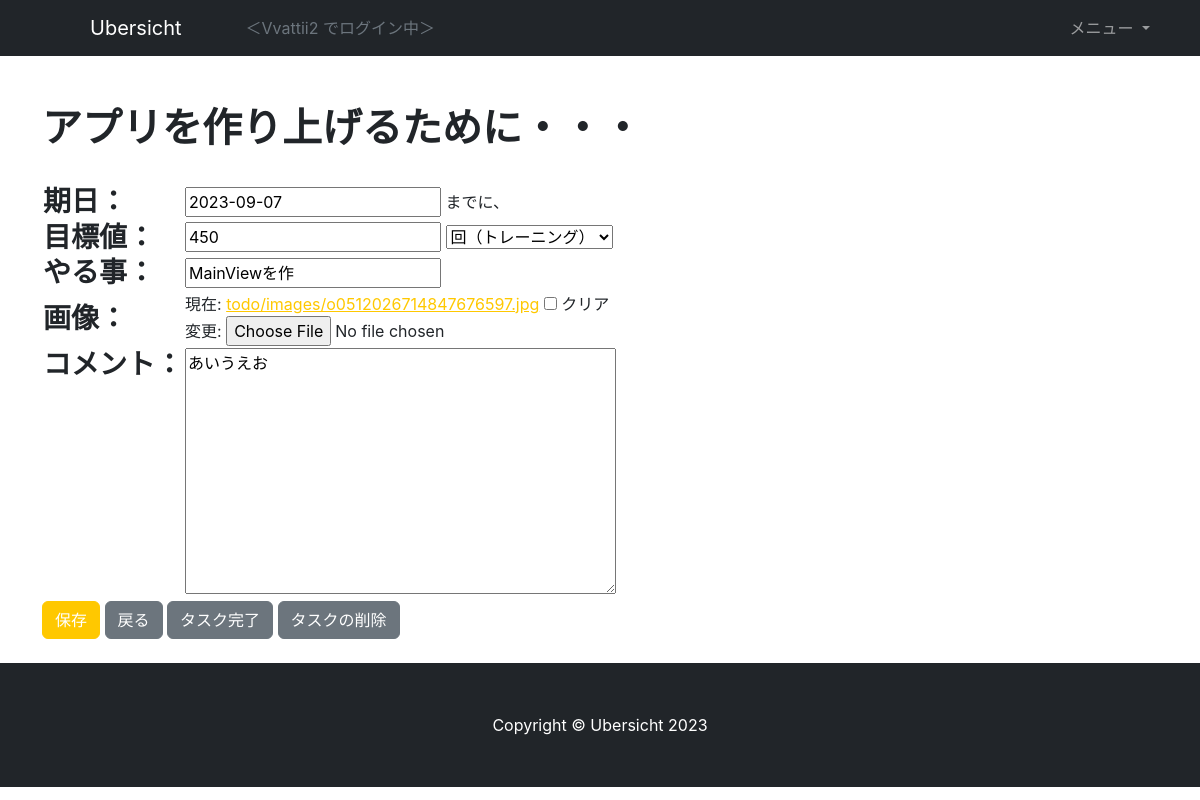
/todo_config/1 (signed in), run on an earlier commit of the app's database.
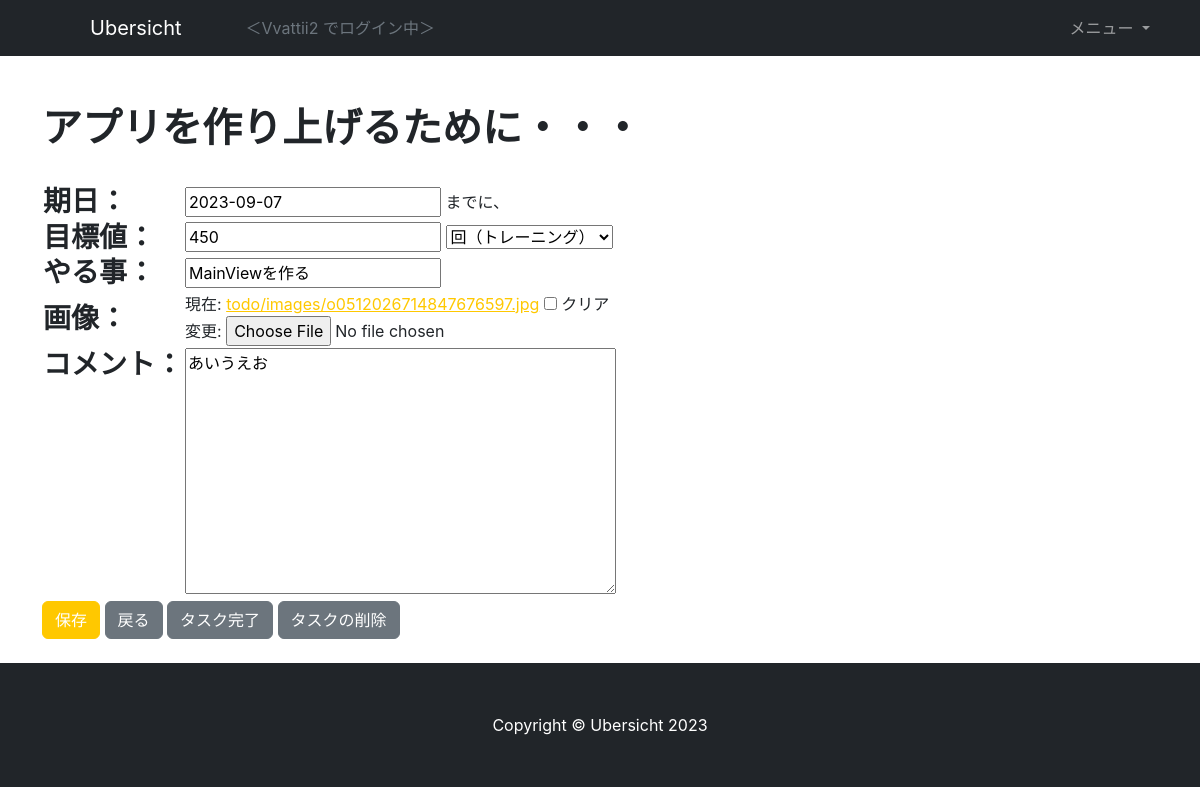
And on a later commit of the database.
### todo/models.py (models this page shows, shortened)
class Todos(models.Model):
    goal = models.ForeignKey(Goals, on_delete=models.CASCADE)
    title = models.CharField(verbose_name='タイトル', max_length=50)
    from_date = models.DateField(verbose_name='作成日', auto_now_add=True)
    until_date = models.DateField(verbose_name='期日', null=True, blank=True)
    image = models.ImageField(verbose_name='画像', null=True, blank=True,
                            upload_to='todo/images/')
    timer = models.IntegerField(verbose_name='タイマー', null=True, blank=True)
    amount = models.IntegerField(verbose_name='合計', null=True, blank=True)
    type = models.CharField(verbose_name='タイプ', default='task', max_length=20,
                            choices=TypeChoices.choices)
    current = models.IntegerField(verbose_name='進捗', default=0)
    memo = models.TextField(verbose_name='メモ', null=True, blank=True)
    state = models.IntegerField(verbose_name='状態', default=1)

### todo/views.py (the view)
# urls.py: path('todo_config/<int:pk>', TodoConfigView.as_view(), name='todo_config'),
@method_decorator(login_required, name='dispatch')
class TodoConfigView(TodoFormBaseView, UpdateView):
    def get_context_data(self, **kwargs: Any) -> Dict[str, Any]:
        context = super().get_context_data(**kwargs)
        context['update'] = True
        return context
    def get_object(self, queryset: QuerySet[Any] | None = ...):
        return Todos.objects.get(pk=self.kwargs['pk'])

### todo/forms.py
class TodoForm(forms.ModelForm):
    class Meta:
        model = Todos
        fields = ['title', 'until_date', 'amount', 'type', 'image', 'timer', 'memo']

### todo/views.py (called while the page is built)
    def get_context_data(self, **kwargs: Any) -> Dict[str, Any]:
        context = super().get_context_data(**kwargs)
        goal = Goals.objects.get(user=self.request.user, is_completed=False)
        context['goal'] = goal
        return context

### todo/templates/todo_config.html (shortened to what this page needs)
{% extends 'base.html' %}
{% block content %}
<div class="container">
    <div class="row">
        <div class="col py-4">
            <h1 class="py-4">{{ goal.subject }}ために・・・</h1>
            <form action="" method="post" enctype="multipart/form-data">
                <table border=0>
                    <tr>
                        <th class="h3">期日：</th>
                        <td><input type="text" name="until_date" value="{{ form.until_date.value|date:"Y-m-d" }}" id="id_until_date" autofocus> までに、</td>
                    </tr>
                    <tr>
                        <th class="h3">目標値：</th>
                        <td>{{ form.amount }} {{ form.type }}</td>
                    </tr>
                    <tr>
                        <th class="h3">やる事：</th>
                        <td>{{ form.title }}</td>
                    </tr>
                    <tr>
                        <th class="h3">画像：</th>
                        <td>{{ form.image }}</td>
                    </tr>
                    <tr>
                        <th class="h3" style="vertical-align: top;">コメント：</th>
                        <td>{{ form.memo }}</td>
                    </tr>
                </table>
                <button type="submit" class="btn btn-primary">保存</button>
                <a href="{% url 'todo:main' %}" class="btn btn-secondary">戻る</a>
                {% if update %}
                <a href="{% url 'todo:todo_complete' pk=form.instance.pk %}" class="btn btn-secondary">タスク完了</a>
                <a href="{% url 'todo:todo_delete' pk=form.instance.pk %}" class="btn btn-secondary">タスクの削除</a>
                {% endif %}
            </form>
        </div>
    </div>
</div>
{% endblock content %}

What changed in the data, as far as the page shows it:
changed Todos "回（トレーニング）": title "MainViewを作" → "MainViewを作る"
